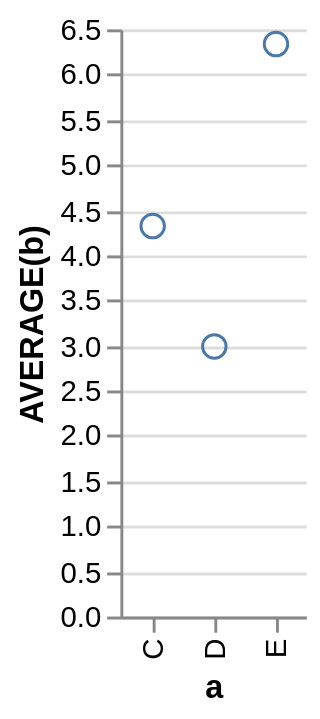

Source (Vega-Lite JSON):
### Vega specification from a JSON file in a GitHub repository (floating-point values rounded to 4 significant figures)
{"$schema": "http://vega.github.io/schema/vega/v3.0.json", "autosize": "pad", "padding": 5, "encode": {"update": {"fill": {"value": "transparent"}}}, "data": [{"name": "source_0", "values": [{"a": "C", "b": 2}, {"a": "C", "b": 7}, {"a": "C", "b": 4}, {"a": "D", "b": 1}, {"a": "D", "b": 2}, {"a": "D", "b": 6}, {"a": "E", "b": 8}, {"a": "E", "b": 4}, {"a": "E", "b": 7}], "format": {"type": "json", "parse": {"b": "number"}}, "transform": [{"type": "filter", "expr": "datum[\"b\"] !== null && !isNaN(datum[\"b\"])"}, {"type": "aggregate", "groupby": ["a"], "ops": ["average"], "fields": ["b"], "as": ["average_b"]}]}], "signals": [{"name": "width", "update": "bandspace(domain('x').length, 1, 0.5) * 21"}, {"name": "height", "update": "200"}], "marks": [{"name": "marks", "type": "symbol", "role": "point", "from": {"data": "source_0"}, "encode": {"update": {"x": {"scale": "x", "field": "a"}, "y": {"scale": "y", "field": "average_b"}, "stroke": {"value": "#4c78a8"}, "fill": {"value": "transparent"}}}}], "scales": [{"name": "x", "type": "point", "domain": {"data": "source_0", "field": "a", "sort": true}, "range": {"step": 21}, "round": true, "padding": 0.5}, {"name": "y", "type": "linear", "domain": {"data": "source_0", "field": "average_b"}, "range": [200, 0], "round": true, "nice": true, "zero": true}], "axes": [{"scale": "x", "orient": "bottom", "tickCount": 5, "title": "a", "zindex": 1, "encode": {"labels": {"update": {"angle": {"value": 270}, "align": {"value": "right"}, "baseline": {"value": "middle"}}}}}, {"scale": "y", "format": "s", "orient": "left", "title": "AVERAGE(b)", "zindex": 1}, {"scale": "y", "domain": false, "format": "s", "grid": true, "labels": false, "orient": "left", "ticks": false, "zindex": 0, "gridScale": "x"}]}
